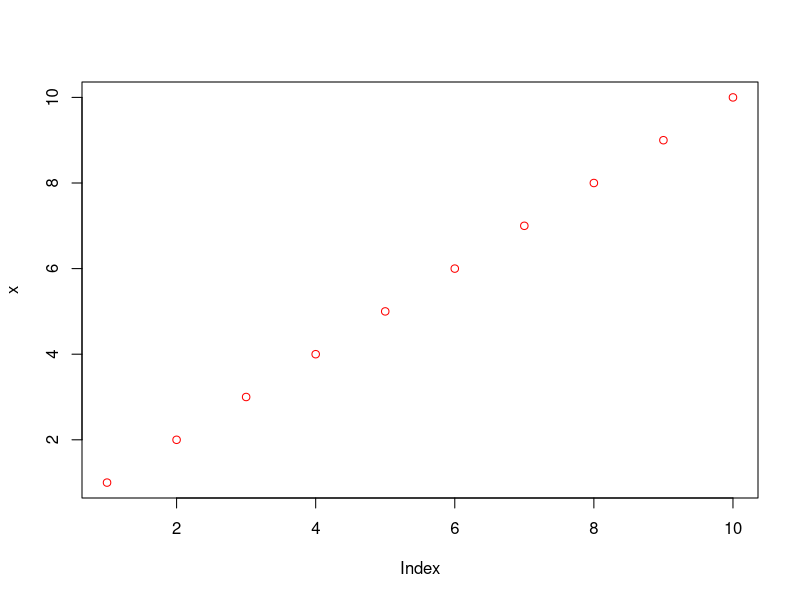

This figure's R source:
## ---- chunk 1
plot_red = function(x) {
  plot(x = x, col = "red")
}
plot_red(1:10)
## ---- chunk 2
x = 1:10
y = x + sin(x)

train = data.frame(x,y)
model = lm(y ~ x, data = train)

test = data.frame(x=20)
pred = predict(model,test)

pred
## ---- chunk 3
datadir = "letters_for_stat128_final"
dir.create(datadir)
lapply(sample(letters, 10), function(l){
           d = data.frame(letter = l, number = 1:3)
           fname = file.path(datadir, paste0(l, ".csv"))
           write.csv(d, fname, row.names = FALSE)
})
## ---- chunk 4
file_names = list.files("letters_for_stat128_final", full.names = TRUE)
letters = lapply(file_names, read.csv)
d = do.call(rbind,letters)
d
# Cleaning up, leave this as the last line
unlink("letters_for_stat128_final", recursive = TRUE)
## ---- chunk 5
s = c("My number is 593-461-0728"
      , "My address is 123 Fake Street, and my phone number is 578-163-4290, thanks."
      , "Either call 269-501-3748 or email foo@bar.com.")
re = regexec("[0-9]{3}-[0-9]{3}-[0-9]{4}",s)
result = regmatches(s,re)
result
goal = c("593-461-0728", "578-163-4290", "269-501-3748")
## ---- chunk 6
s = "This is it?"

class(s) = c("final", class(s))

print.final = function(s,...) {
  cat("We're done!")
}
print(s)
s
